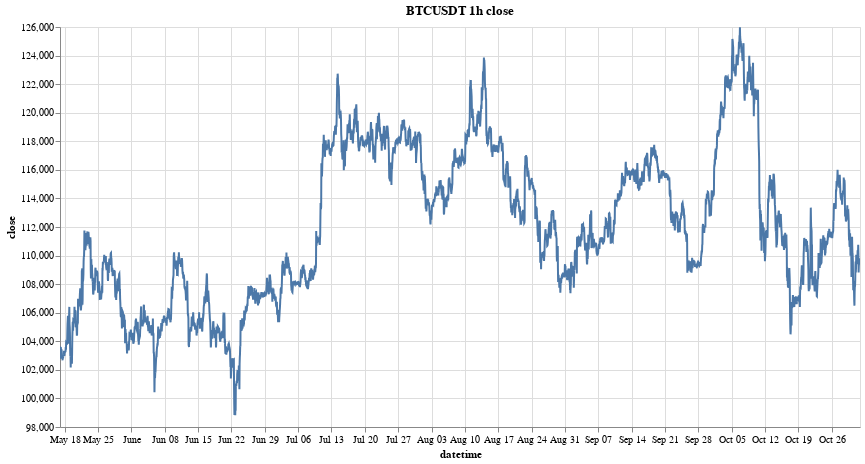

Write notebook code for a chart like this one.
### Code cell
alt.data_transformers.enable("vegafusion")
research.plot_dyn_timeseries(ts, sym, "close", time_interval)

### Figure 1 — Vega specification as saved in the notebook (floating-point values rounded to 4 significant figures; data arrays with more than 128 entries replaced by an {"elided": "..."} marker saying what was removed)
{"$schema": "https://vega.github.io/schema/vega/v5.json", "data": [{"name": "param_3_store"}, {"name": "param_4_store"}, {"name": "source_0", "values": {"elided": "4032 records"}, "transform": [{"type": "formula", "expr": "toDate(datum['datetime'])", "as": "datetime"}]}, {"name": "source_0_y_domain_close", "values": [{"min": 98830.0, "max": 126000.0}]}], "signals": [{"name": "unit", "value": {}, "on": [{"events": "pointermove", "update": "isTuple(group()) ? group() : unit"}]}, {"name": "param_3", "update": "vlSelectionResolve(\"param_3_store\", \"union\")"}, {"name": "param_4", "update": "vlSelectionResolve(\"param_4_store\", \"union\")"}, {"name": "param_3_datetime", "on": [{"events": [{"source": "view", "type": "dblclick"}], "update": "null"}, {"events": {"signal": "param_3_translate_delta"}, "update": "panLinear(param_3_translate_anchor.extent_x, -param_3_translate_delta.x / width)"}, {"events": {"signal": "param_3_zoom_delta"}, "update": "zoomLinear(domain(\"x\"), param_3_zoom_anchor.x, param_3_zoom_delta)"}]}, {"name": "param_3_tuple", "on": [{"events": [{"signal": "param_3_datetime"}], "update": "param_3_datetime ? {unit: \"\", fields: param_3_tuple_fields, values: [param_3_datetime]} : null"}]}, {"name": "param_3_tuple_fields", "value": [{"field": "datetime", "channel": "x", "type": "R"}]}, {"name": "param_3_translate_anchor", "value": {}, "on": [{"events": [{"source": "scope", "type": "pointerdown"}], "update": "{x: x(unit), y: y(unit), extent_x: domain(\"x\")}"}]}, {"name": "param_3_translate_delta", "value": {}, "on": [{"events": [{"source": "window", "between": [{"source": "scope", "type": "pointerdown"}, {"source": "window", "type": "pointerup"}], "type": "pointermove", "consume": true}], "update": "{x: param_3_translate_anchor.x - x(unit), y: param_3_translate_anchor.y - y(unit)}"}]}, {"name": "param_3_zoom_anchor", "on": [{"events": [{"source": "scope", "type": "wheel", "consume": true}], "update": "{x: invert(\"x\", x(unit)), y: invert(\"y\", y(unit))}"}]}, {"name": "param_3_zoom_delta", "on": [{"events": [{"source": "scope", "type": "wheel", "consume": true}], "update": "pow(1.001, event.deltaY * pow(16, event.deltaMode))", "force": true}]}, {"name": "param_3_modify", "on": [{"events": {"signal": "param_3_tuple"}, "update": "modify(\"param_3_store\", param_3_tuple, true)"}]}, {"name": "param_4_close", "on": [{"events": [{"source": "view", "type": "dblclick"}], "update": "null"}, {"events": {"signal": "param_4_translate_delta"}, "update": "panLinear(param_4_translate_anchor.extent_y, param_4_translate_delta.y / height)"}, {"events": {"signal": "param_4_zoom_delta"}, "update": "zoomLinear(domain(\"y\"), param_4_zoom_anchor.y, param_4_zoom_delta)"}]}, {"name": "param_4_tuple", "on": [{"events": [{"signal": "param_4_close"}], "update": "param_4_close ? {unit: \"\", fields: param_4_tuple_fields, values: [param_4_close]} : null"}]}, {"name": "param_4_tuple_fields", "value": [{"field": "close", "channel": "y", "type": "R"}]}, {"name": "param_4_translate_anchor", "value": {}, "on": [{"events": [{"source": "scope", "type": "pointerdown"}], "update": "{x: x(unit), y: y(unit), extent_y: domain(\"y\")}"}]}, {"name": "param_4_translate_delta", "value": {}, "on": [{"events": [{"source": "window", "between": [{"source": "scope", "type": "pointerdown"}, {"source": "window", "type": "pointerup"}], "type": "pointermove", "consume": true}], "update": "{x: param_4_translate_anchor.x - x(unit), y: param_4_translate_anchor.y - y(unit)}"}]}, {"name": "param_4_zoom_anchor", "on": [{"events": [{"source": "scope", "consume": true, "type": "wheel"}], "update": "{x: invert(\"x\", x(unit)), y: invert(\"y\", y(unit))}"}]}, {"name": "param_4_zoom_delta", "on": [{"events": [{"source": "scope", "type": "wheel", "consume": true}], "update": "pow(1.001, event.deltaY * pow(16, event.deltaMode))", "force": true}]}, {"name": "param_4_modify", "on": [{"events": {"signal": "param_4_tuple"}, "update": "modify(\"param_4_store\", param_4_tuple, true)"}]}], "marks": [{"type": "line", "name": "marks", "from": {"data": "source_0"}, "sort": {"field": "x"}, "encode": {"update": {"x": {"field": "datetime", "scale": "x"}, "stroke": {"value": "#4c78a8"}, "tooltip": {"signal": "{\"datetime\": timeFormat(datum[\"datetime\"], '%b %d, %Y'), \"close\": format(datum[\"close\"], \"\")}"}, "y": {"field": "close", "scale": "y"}, "defined": {"signal": "isValid(datum[\"datetime\"]) && isFinite(+datum[\"datetime\"]) && isValid(datum[\"close\"]) && isFinite(+datum[\"close\"])"}}}, "style": ["line"], "interactive": true, "clip": true}], "scales": [{"name": "x", "type": "time", "domain": {"data": "source_0", "field": "datetime"}, "range": [0, {"signal": "width"}], "domainRaw": {"signal": "param_3[\"datetime\"]"}}, {"name": "y", "type": "linear", "domain": [{"signal": "(data(\"source_0_y_domain_close\")[0] || {}).min"}, {"signal": "(data(\"source_0_y_domain_close\")[0] || {}).max"}], "range": [{"signal": "height"}, 0], "domainRaw": {"signal": "param_4[\"close\"]"}, "nice": true, "zero": false}], "axes": [{"scale": "x", "gridScale": "y", "zindex": 0, "grid": true, "orient": "bottom", "domain": false, "labels": false, "aria": false, "tickCount": {"signal": "ceil(width/40)"}, "maxExtent": 0, "minExtent": 0, "ticks": false}, {"scale": "y", "grid": true, "tickCount": {"signal": "ceil(height/40)"}, "minExtent": 0, "zindex": 0, "aria": false, "labels": false, "orient": "left", "gridScale": "x", "domain": false, "maxExtent": 0, "ticks": false}, {"scale": "x", "tickCount": {"signal": "ceil(width/40)"}, "labelOverlap": true, "title": "datetime", "grid": false, "orient": "bottom", "labelFlush": true, "zindex": 0}, {"scale": "y", "title": "close", "orient": "left", "zindex": 0, "grid": false, "labelOverlap": true, "tickCount": {"signal": "ceil(height/40)"}}], "title": {"text": "BTCUSDT 1h close", "frame": "group"}, "width": 800, "background": "white", "height": 400, "padding": 5, "style": "cell"}
